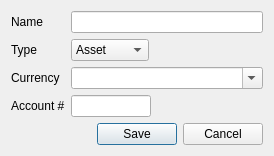
<?xml version="1.0" encoding="UTF-8"?>
<ui version="4.0">
 <class>AccountPanel</class>
 <widget class="QDialog" name="AccountPanel">
  <property name="geometry">
   <rect>
    <x>0</x>
    <y>0</y>
    <width>274</width>
    <height>121</height>
   </rect>
  </property>
  <property name="windowTitle">
   <string>Account Info</string>
  </property>
  <property name="modal">
   <bool>true</bool>
  </property>
  <layout class="QVBoxLayout" name="verticalLayout">
   <item>
    <layout class="QFormLayout" name="formLayout">
     <property name="fieldGrowthPolicy">
      <enum>QFormLayout::ExpandingFieldsGrow</enum>
     </property>
     <item row="0" column="0">
      <widget class="QLabel" name="label">
       <property name="text">
        <string>Name</string>
       </property>
       <property name="buddy">
        <cstring>nameEdit</cstring>
       </property>
      </widget>
     </item>
     <item row="0" column="1">
      <widget class="QLineEdit" name="nameEdit"/>
     </item>
     <item row="1" column="0">
      <widget class="QLabel" name="label_2">
       <property name="text">
        <string>Type</string>
       </property>
       <property name="buddy">
        <cstring>typeComboBox</cstring>
       </property>
      </widget>
     </item>
     <item row="1" column="1">
      <widget class="QComboBox" name="typeComboBox">
       <item>
        <property name="text">
         <string>Asset</string>
        </property>
       </item>
       <item>
        <property name="text">
         <string>Liability</string>
        </property>
       </item>
       <item>
        <property name="text">
         <string>Income</string>
        </property>
       </item>
       <item>
        <property name="text">
         <string>Expense</string>
        </property>
       </item>
      </widget>
     </item>
     <item row="2" column="0">
      <widget class="QLabel" name="label_3">
       <property name="text">
        <string>Currency</string>
       </property>
       <property name="buddy">
        <cstring>currencyComboBox</cstring>
       </property>
      </widget>
     </item>
     <item row="2" column="1">
      <widget class="QComboBox" name="currencyComboBox">
       <property name="sizePolicy">
        <sizepolicy hsizetype="Expanding" vsizetype="Fixed">
         <horstretch>0</horstretch>
         <verstretch>0</verstretch>
        </sizepolicy>
       </property>
       <property name="editable">
        <bool>true</bool>
       </property>
       <property name="insertPolicy">
        <enum>QComboBox::NoInsert</enum>
       </property>
      </widget>
     </item>
     <item row="3" column="0">
      <widget class="QLabel" name="accountNumberLabel">
       <property name="text">
        <string>Account #</string>
       </property>
      </widget>
     </item>
     <item row="3" column="1">
      <widget class="QLineEdit" name="accountNumberEdit">
       <property name="maximumSize">
        <size>
         <width>80</width>
         <height>16777215</height>
        </size>
       </property>
      </widget>
     </item>
    </layout>
   </item>
   <item>
    <widget class="QDialogButtonBox" name="buttonBox">
     <property name="orientation">
      <enum>Qt::Horizontal</enum>
     </property>
     <property name="standardButtons">
      <set>QDialogButtonBox::Cancel|QDialogButtonBox::Save</set>
     </property>
    </widget>
   </item>
  </layout>
 </widget>
 <resources/>
 <connections>
  <connection>
   <sender>buttonBox</sender>
   <signal>accepted()</signal>
   <receiver>AccountPanel</receiver>
   <slot>accept()</slot>
   <hints>
    <hint type="sourcelabel">
     <x>224</x>
     <y>141</y>
    </hint>
    <hint type="destinationlabel">
     <x>157</x>
     <y>162</y>
    </hint>
   </hints>
  </connection>
  <connection>
   <sender>buttonBox</sender>
   <signal>rejected()</signal>
   <receiver>AccountPanel</receiver>
   <slot>reject()</slot>
   <hints>
    <hint type="sourcelabel">
     <x>275</x>
     <y>147</y>
    </hint>
    <hint type="destinationlabel">
     <x>281</x>
     <y>162</y>
    </hint>
   </hints>
  </connection>
 </connections>
</ui>
